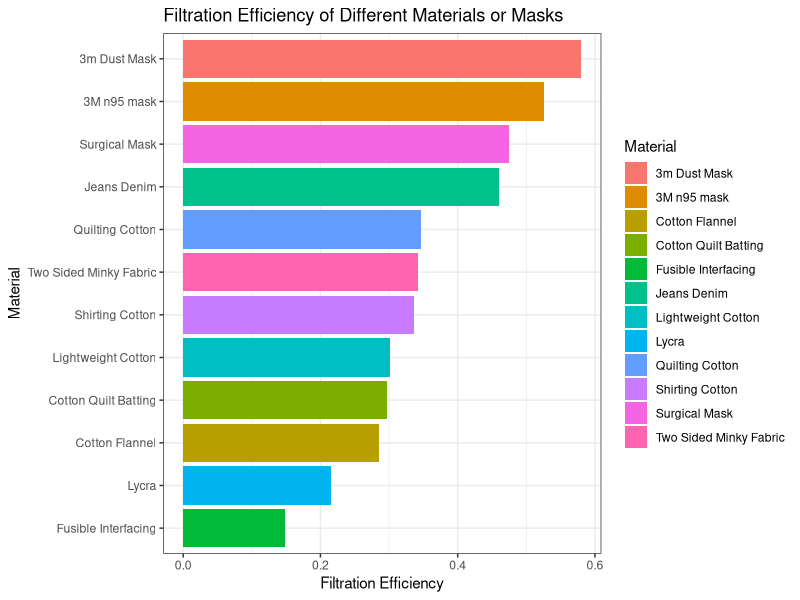
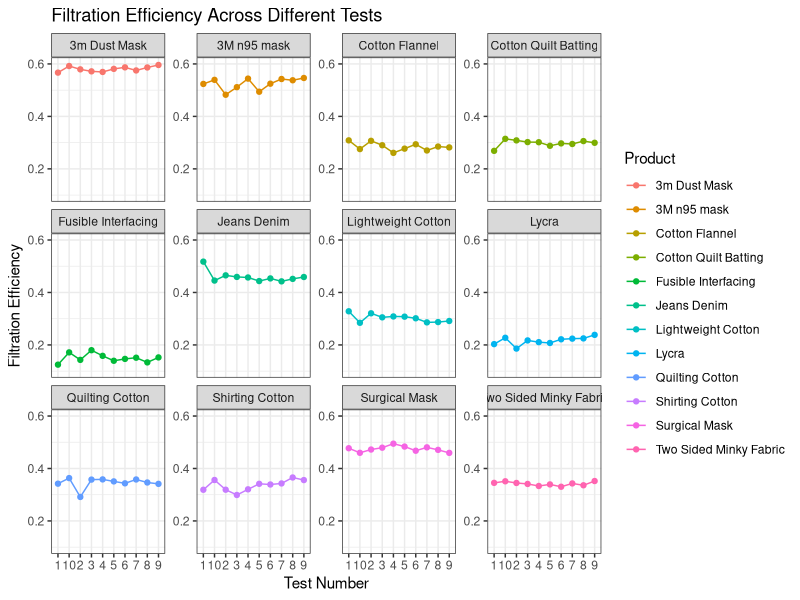
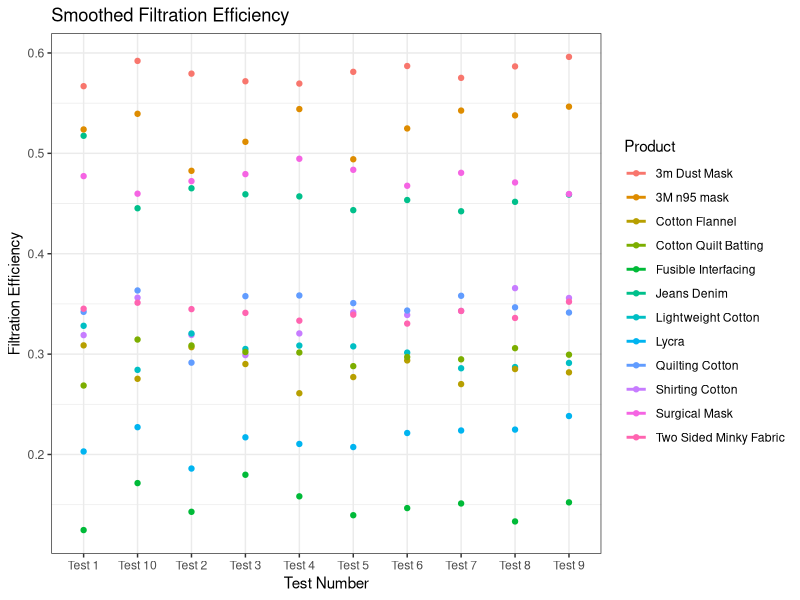

Write the R code that produced these figures, in order.
## ---- chunk 1
knitr::opts_chunk$set(echo = TRUE, 
                      message = FALSE,
                      fig.align = "center")
## ---- chunk 2
library(readr)
mask_data <- read_csv("Filtration Efficiency Data.csv", col_names = FALSE)
head(mask_data)
## ---- chunk 3
library(tidyr)
library(dplyr)
library(knitr)
library(tidyverse)

product_names <- mask_data[seq(1, nrow(mask_data), by = 3), 1]

test_results <- mask_data[-seq(1, nrow(mask_data), by = 3),]
test_results <- cbind(Product = rep(unlist(product_names), each = 2), test_results)

colnames(test_results) <- c("Product", "Condition", paste("Test", 1:10))

test_results <- test_results %>%
  mutate(across(starts_with("Test"), as.numeric)) %>%
  mutate(Total_Sum = rowSums(select(., starts_with("Test")), na.rm = TRUE))

upstream_data <- test_results[c(TRUE, FALSE), ]
downstream_data <- test_results[c(FALSE, TRUE), ]

calculate_fe <- function(upstream, downstream) {
  efficiency <- 1 - (downstream / upstream)
  return(round(efficiency, 4))
}

fe_data <- upstream_data %>%
  mutate(.,Efficiency = calculate_fe(upstream_data$Total_Sum, downstream_data$Total_Sum)) %>%
  select(Product, Efficiency) %>%
  arrange(desc(Efficiency))

test_efficiency <- upstream_data
test_efficiency[3:12] <- (calculate_fe(upstream_data[3:12], downstream_data[3:12]))
test_efficiency <- test_efficiency %>%
  select(., Product, starts_with("Test"))

viewable_test_efficiency <- test_efficiency %>%
  kable(
    caption = "Filtration Efficiency in Each Test"
  )

viewable_fe_data <- fe_data %>%
  kable(
    caption = "Average Filtration Efficiency"
  )

print(viewable_test_efficiency)
print(viewable_fe_data)
## ---- chunk 4
library(ggplot2)

# Using the fe_data from the previous step
# Assuming fe_data has columns Product and Filtration_Efficiency

# Visualize the filtration efficiency of each material with a bar plot
ggplot(fe_data, aes(x = reorder(Product, Efficiency), y = Efficiency, fill = Product)) +
  geom_bar(stat = "identity") +
  theme_bw() +
  labs(
    title = "Filtration Efficiency of Different Materials or Masks",
    x = "Material",
    y = "Filtration Efficiency",
    fill = "Material"
  ) +
  coord_flip()

long_efficiency_data <- pivot_longer(test_efficiency, cols = starts_with("Test "), 
                                     names_to = "Test", values_to = "Efficiency")

ggplot(long_efficiency_data, aes(x = Test, y = Efficiency, group = Product, color = Product)) +
  geom_line() + 
  geom_point() +
  theme_bw() +
  labs(title = "Filtration Efficiency Across Different Tests",
       x = "Test Number",
       y = "Filtration Efficiency") +
  ylim(0.1, 0.6) +
  scale_x_discrete(labels = function(x) str_replace(x, "Test ", "")) +
  facet_wrap(~Product, scales = "free_y")

ggplot(long_efficiency_data, aes(x = Test, y = Efficiency, color = Product)) +
  geom_point() +
  geom_smooth(method = "loess", se = FALSE) +
  theme_bw() +
  labs(title = "Smoothed Filtration Efficiency",
       x = "Test Number",
       y = "Filtration Efficiency")
